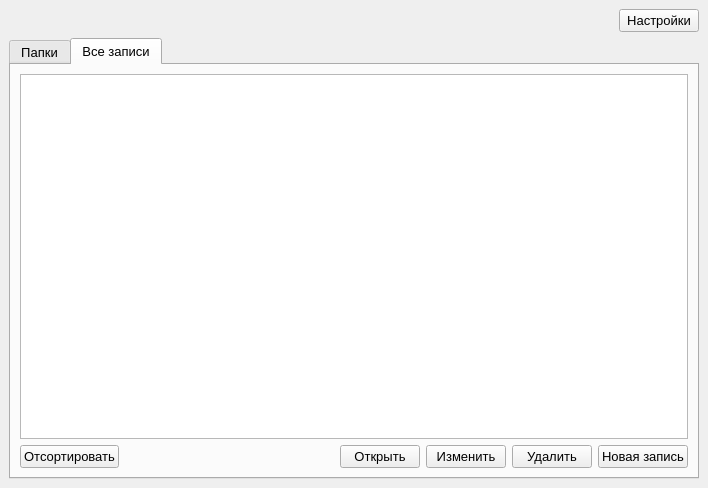
<?xml version="1.0" encoding="UTF-8"?>
<ui version="4.0">
 <class>MainWindow</class>
 <widget class="QMainWindow" name="MainWindow">
  <property name="geometry">
   <rect>
    <x>0</x>
    <y>0</y>
    <width>708</width>
    <height>488</height>
   </rect>
  </property>
  <property name="font">
   <font>
    <pointsize>10</pointsize>
   </font>
  </property>
  <property name="windowTitle">
   <string>MainWindow</string>
  </property>
  <widget class="QWidget" name="mainWidget">
   <layout class="QVBoxLayout" name="verticalLayout">
    <item>
     <layout class="QHBoxLayout" name="horizontalLayout">
      <item>
       <spacer name="horizontalSpacer_3">
        <property name="orientation">
         <enum>Qt::Horizontal</enum>
        </property>
        <property name="sizeHint" stdset="0">
         <size>
          <width>658</width>
          <height>20</height>
         </size>
        </property>
       </spacer>
      </item>
      <item>
       <widget class="QPushButton" name="pushButton_2">
        <property name="text">
         <string>Настройки</string>
        </property>
       </widget>
      </item>
     </layout>
    </item>
    <item>
     <widget class="QTabWidget" name="tabWidget">
      <property name="currentIndex">
       <number>1</number>
      </property>
      <widget class="QWidget" name="sectionWidget">
       <attribute name="title">
        <string>Папки</string>
       </attribute>
       <layout class="QVBoxLayout" name="verticalLayout_3">
        <item>
         <widget class="QTableWidget" name="tableWidget"/>
        </item>
        <item>
         <layout class="QHBoxLayout" name="horizontalLayout_3">
          <item>
           <widget class="QPushButton" name="sort_b_2">
            <property name="text">
             <string>Отсортировать</string>
            </property>
           </widget>
          </item>
          <item>
           <spacer name="horizontalSpacer_2">
            <property name="orientation">
             <enum>Qt::Horizontal</enum>
            </property>
            <property name="sizeHint" stdset="0">
             <size>
              <width>40</width>
              <height>20</height>
             </size>
            </property>
           </spacer>
          </item>
          <item>
           <layout class="QHBoxLayout" name="horizontalLayout_4">
            <item>
             <widget class="QPushButton" name="open_b_2">
              <property name="text">
               <string>Открыть</string>
              </property>
             </widget>
            </item>
            <item>
             <widget class="QPushButton" name="change_b_2">
              <property name="text">
               <string>Изменить</string>
              </property>
             </widget>
            </item>
            <item>
             <widget class="QPushButton" name="del_b_2">
              <property name="text">
               <string>Удалить</string>
              </property>
             </widget>
            </item>
            <item>
             <widget class="QPushButton" name="add_b_2">
              <property name="text">
               <string>Новая папка</string>
              </property>
             </widget>
            </item>
           </layout>
          </item>
         </layout>
        </item>
       </layout>
      </widget>
      <widget class="QWidget" name="recordWidget">
       <attribute name="title">
        <string>Все записи</string>
       </attribute>
       <layout class="QVBoxLayout" name="verticalLayout_2">
        <item>
         <widget class="QTableWidget" name="tableWidget_1"/>
        </item>
        <item>
         <layout class="QHBoxLayout" name="horizontalLayout_2">
          <item>
           <widget class="QPushButton" name="sort_b_1">
            <property name="text">
             <string>Отсортировать</string>
            </property>
           </widget>
          </item>
          <item>
           <spacer name="horizontalSpacer">
            <property name="orientation">
             <enum>Qt::Horizontal</enum>
            </property>
            <property name="sizeHint" stdset="0">
             <size>
              <width>40</width>
              <height>20</height>
             </size>
            </property>
           </spacer>
          </item>
          <item>
           <layout class="QHBoxLayout" name="horizontalLayout_1">
            <item>
             <widget class="QPushButton" name="open_b_1">
              <property name="text">
               <string>Открыть</string>
              </property>
             </widget>
            </item>
            <item>
             <widget class="QPushButton" name="change_b_1">
              <property name="text">
               <string>Изменить</string>
              </property>
             </widget>
            </item>
            <item>
             <widget class="QPushButton" name="del_b_1">
              <property name="text">
               <string>Удалить</string>
              </property>
             </widget>
            </item>
            <item>
             <widget class="QPushButton" name="add_b_1">
              <property name="text">
               <string>Новая запись</string>
              </property>
             </widget>
            </item>
           </layout>
          </item>
         </layout>
        </item>
       </layout>
      </widget>
     </widget>
    </item>
   </layout>
  </widget>
 </widget>
 <resources/>
 <connections/>
</ui>
